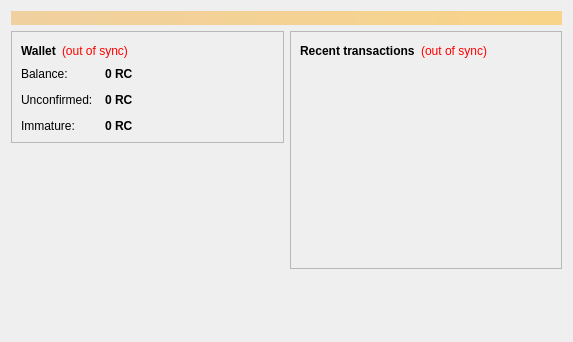
<?xml version="1.0" encoding="UTF-8"?>
<ui version="4.0">
 <class>OverviewPage</class>
 <widget class="QWidget" name="OverviewPage">
  <property name="geometry">
   <rect>
    <x>0</x>
    <y>0</y>
    <width>573</width>
    <height>342</height>
   </rect>
  </property>
  <property name="windowTitle">
   <string>Form</string>
  </property>
  <layout class="QVBoxLayout" name="topLayout">
   <item>
    <widget class="QLabel" name="labelAlerts">
     <property name="visible">
      <bool>false</bool>
     </property>
     <property name="styleSheet">
      <string notr="true">background-color: qlineargradient(x1: 0, y1: 0, x2: 1, y2: 0, stop:0 #F0D0A0, stop:1 #F8D488); color:#000000;</string>
     </property>
     <property name="wordWrap">
      <bool>true</bool>
     </property>
     <property name="margin">
      <number>3</number>
     </property>
    </widget>
   </item>
   <item>
    <layout class="QHBoxLayout" name="horizontalLayout" stretch="1,1">
     <item>
      <layout class="QVBoxLayout" name="verticalLayout_2">
       <item>
        <widget class="QFrame" name="frame">
         <property name="frameShape">
          <enum>QFrame::StyledPanel</enum>
         </property>
         <property name="frameShadow">
          <enum>QFrame::Raised</enum>
         </property>
         <layout class="QVBoxLayout" name="verticalLayout_4">
          <item>
           <layout class="QHBoxLayout" name="horizontalLayout_4">
            <item>
             <widget class="QLabel" name="label_5">
              <property name="font">
               <font>
                <weight>75</weight>
                <bold>true</bold>
               </font>
              </property>
              <property name="text">
               <string>Wallet</string>
              </property>
             </widget>
            </item>
            <item>
             <widget class="QLabel" name="labelWalletStatus">
              <property name="toolTip">
               <string>The displayed information may be out of date. Your wallet automatically synchronizes with the Recycle_Coin network after a connection is established, but this process has not completed yet.</string>
              </property>
              <property name="styleSheet">
               <string notr="true">QLabel { color: red; }</string>
              </property>
              <property name="text">
               <string notr="true">(out of sync)</string>
              </property>
              <property name="alignment">
               <set>Qt::AlignLeading|Qt::AlignLeft|Qt::AlignVCenter</set>
              </property>
             </widget>
            </item>
            <item>
             <spacer name="horizontalSpacer_2">
              <property name="orientation">
               <enum>Qt::Horizontal</enum>
              </property>
              <property name="sizeHint" stdset="0">
               <size>
                <width>40</width>
                <height>20</height>
               </size>
              </property>
             </spacer>
            </item>
           </layout>
          </item>
          <item>
           <layout class="QFormLayout" name="formLayout_2">
            <property name="fieldGrowthPolicy">
             <enum>QFormLayout::AllNonFixedFieldsGrow</enum>
            </property>
            <property name="horizontalSpacing">
             <number>12</number>
            </property>
            <property name="verticalSpacing">
             <number>12</number>
            </property>
            <item row="0" column="0">
             <widget class="QLabel" name="label">
              <property name="text">
               <string>Balance:</string>
              </property>
             </widget>
            </item>
            <item row="0" column="1">
             <widget class="QLabel" name="labelBalance">
              <property name="font">
               <font>
                <weight>75</weight>
                <bold>true</bold>
               </font>
              </property>
              <property name="cursor">
               <cursorShape>IBeamCursor</cursorShape>
              </property>
              <property name="toolTip">
               <string>Your current balance</string>
              </property>
              <property name="text">
               <string notr="true">0 RC</string>
              </property>
              <property name="textInteractionFlags">
               <set>Qt::LinksAccessibleByMouse|Qt::TextSelectableByKeyboard|Qt::TextSelectableByMouse</set>
              </property>
             </widget>
            </item>
            <item row="1" column="0">
             <widget class="QLabel" name="label_3">
              <property name="text">
               <string>Unconfirmed:</string>
              </property>
             </widget>
            </item>
            <item row="1" column="1">
             <widget class="QLabel" name="labelUnconfirmed">
              <property name="font">
               <font>
                <weight>75</weight>
                <bold>true</bold>
               </font>
              </property>
              <property name="cursor">
               <cursorShape>IBeamCursor</cursorShape>
              </property>
              <property name="toolTip">
               <string>Total of transactions that have yet to be confirmed, and do not yet count toward the current balance</string>
              </property>
              <property name="text">
               <string notr="true">0 RC</string>
              </property>
              <property name="textInteractionFlags">
               <set>Qt::LinksAccessibleByMouse|Qt::TextSelectableByKeyboard|Qt::TextSelectableByMouse</set>
              </property>
             </widget>
            </item>
            <item row="2" column="0">
             <widget class="QLabel" name="labelImmatureText">
              <property name="text">
               <string>Immature:</string>
              </property>
             </widget>
            </item>
            <item row="2" column="1">
             <widget class="QLabel" name="labelImmature">
              <property name="font">
               <font>
                <weight>75</weight>
                <bold>true</bold>
               </font>
              </property>
              <property name="toolTip">
               <string>Mined balance that has not yet matured</string>
              </property>
              <property name="text">
               <string notr="true">0 RC</string>
              </property>
              <property name="textInteractionFlags">
               <set>Qt::LinksAccessibleByMouse|Qt::TextSelectableByKeyboard|Qt::TextSelectableByMouse</set>
              </property>
             </widget>
            </item>
           </layout>
          </item>
         </layout>
        </widget>
       </item>
       <item>
        <spacer name="verticalSpacer">
         <property name="orientation">
          <enum>Qt::Vertical</enum>
         </property>
         <property name="sizeHint" stdset="0">
          <size>
           <width>20</width>
           <height>40</height>
          </size>
         </property>
        </spacer>
       </item>
      </layout>
     </item>
     <item>
      <layout class="QVBoxLayout" name="verticalLayout_3">
       <item>
        <widget class="QFrame" name="frame_2">
         <property name="frameShape">
          <enum>QFrame::StyledPanel</enum>
         </property>
         <property name="frameShadow">
          <enum>QFrame::Raised</enum>
         </property>
         <layout class="QVBoxLayout" name="verticalLayout">
          <item>
           <layout class="QHBoxLayout" name="horizontalLayout_2">
            <item>
             <widget class="QLabel" name="label_4">
              <property name="text">
               <string>&lt;b&gt;Recent transactions&lt;/b&gt;</string>
              </property>
             </widget>
            </item>
            <item>
             <widget class="QLabel" name="labelTransactionsStatus">
              <property name="toolTip">
               <string>The displayed information may be out of date. Your wallet automatically synchronizes with the Recycle_Coin network after a connection is established, but this process has not completed yet.</string>
              </property>
              <property name="styleSheet">
               <string notr="true">QLabel { color: red; }</string>
              </property>
              <property name="text">
               <string notr="true">(out of sync)</string>
              </property>
              <property name="alignment">
               <set>Qt::AlignRight|Qt::AlignTrailing|Qt::AlignVCenter</set>
              </property>
             </widget>
            </item>
            <item>
             <spacer name="horizontalSpacer">
              <property name="orientation">
               <enum>Qt::Horizontal</enum>
              </property>
              <property name="sizeHint" stdset="0">
               <size>
                <width>40</width>
                <height>20</height>
               </size>
              </property>
             </spacer>
            </item>
           </layout>
          </item>
          <item>
           <widget class="QListView" name="listTransactions">
            <property name="styleSheet">
             <string notr="true">QListView { background: transparent; }</string>
            </property>
            <property name="frameShape">
             <enum>QFrame::NoFrame</enum>
            </property>
            <property name="verticalScrollBarPolicy">
             <enum>Qt::ScrollBarAlwaysOff</enum>
            </property>
            <property name="horizontalScrollBarPolicy">
             <enum>Qt::ScrollBarAlwaysOff</enum>
            </property>
            <property name="selectionMode">
             <enum>QAbstractItemView::NoSelection</enum>
            </property>
           </widget>
          </item>
         </layout>
        </widget>
       </item>
       <item>
        <spacer name="verticalSpacer_2">
         <property name="orientation">
          <enum>Qt::Vertical</enum>
         </property>
         <property name="sizeHint" stdset="0">
          <size>
           <width>20</width>
           <height>40</height>
          </size>
         </property>
        </spacer>
       </item>
      </layout>
     </item>
    </layout>
   </item>
  </layout>
 </widget>
 <resources/>
 <connections/>
</ui>
